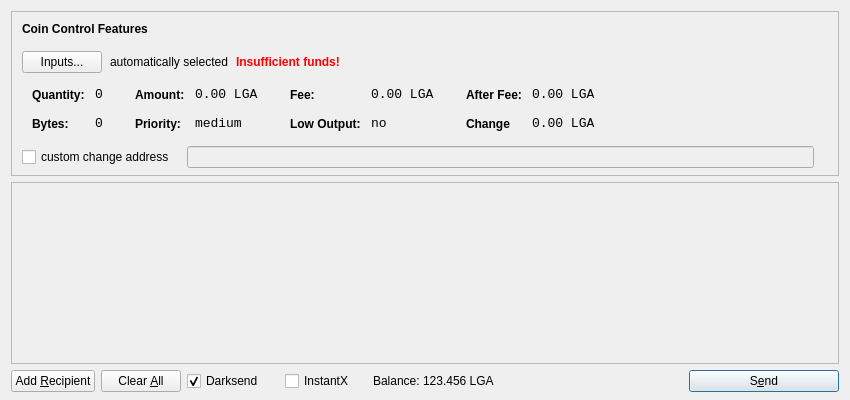
<?xml version="1.0" encoding="UTF-8"?>
<ui version="4.0">
 <class>SendCoinsDialog</class>
 <widget class="QDialog" name="SendCoinsDialog">
  <property name="geometry">
   <rect>
    <x>0</x>
    <y>0</y>
    <width>850</width>
    <height>400</height>
   </rect>
  </property>
  <property name="windowTitle">
   <string>Send Coins</string>
  </property>
  <layout class="QVBoxLayout" name="verticalLayout" stretch="0,1,0">
   <property name="bottomMargin">
    <number>8</number>
   </property>
   <item>
    <widget class="QFrame" name="frameCoinControl">
     <property name="sizePolicy">
      <sizepolicy hsizetype="Expanding" vsizetype="Expanding">
       <horstretch>0</horstretch>
       <verstretch>0</verstretch>
      </sizepolicy>
     </property>
     <property name="maximumSize">
      <size>
       <width>16777215</width>
       <height>16777215</height>
      </size>
     </property>
     <property name="frameShape">
      <enum>QFrame::StyledPanel</enum>
     </property>
     <property name="frameShadow">
      <enum>QFrame::Sunken</enum>
     </property>
     <layout class="QVBoxLayout" name="verticalLayoutCoinControl2">
      <property name="spacing">
       <number>-1</number>
      </property>
      <property name="leftMargin">
       <number>0</number>
      </property>
      <property name="topMargin">
       <number>0</number>
      </property>
      <property name="rightMargin">
       <number>0</number>
      </property>
      <property name="bottomMargin">
       <number>6</number>
      </property>
      <item>
       <layout class="QVBoxLayout" name="verticalLayoutCoinControl" stretch="0,0,0,0,1">
        <property name="spacing">
         <number>0</number>
        </property>
        <property name="leftMargin">
         <number>10</number>
        </property>
        <property name="topMargin">
         <number>10</number>
        </property>
        <item>
         <layout class="QHBoxLayout" name="horizontalLayoutCoinControl1">
          <property name="bottomMargin">
           <number>15</number>
          </property>
          <item>
           <widget class="QLabel" name="labelCoinControlFeatures">
            <property name="sizePolicy">
             <sizepolicy hsizetype="Preferred" vsizetype="Maximum">
              <horstretch>0</horstretch>
              <verstretch>0</verstretch>
             </sizepolicy>
            </property>
            <property name="font">
             <font>
              <weight>75</weight>
              <bold>true</bold>
             </font>
            </property>
            <property name="styleSheet">
             <string notr="true">font-weight:bold;</string>
            </property>
            <property name="text">
             <string>Coin Control Features</string>
            </property>
           </widget>
          </item>
         </layout>
        </item>
        <item>
         <layout class="QHBoxLayout" name="horizontalLayoutCoinControl2" stretch="0,0,0,0">
          <property name="spacing">
           <number>8</number>
          </property>
          <property name="bottomMargin">
           <number>10</number>
          </property>
          <item>
           <widget class="QPushButton" name="pushButtonCoinControl">
            <property name="styleSheet">
             <string notr="true"/>
            </property>
            <property name="text">
             <string>Inputs...</string>
            </property>
           </widget>
          </item>
          <item>
           <widget class="QLabel" name="labelCoinControlAutomaticallySelected">
            <property name="text">
             <string>automatically selected</string>
            </property>
            <property name="margin">
             <number>5</number>
            </property>
           </widget>
          </item>
          <item>
           <widget class="QLabel" name="labelCoinControlInsuffFunds">
            <property name="font">
             <font>
              <weight>75</weight>
              <bold>true</bold>
             </font>
            </property>
            <property name="styleSheet">
             <string notr="true">color:red;font-weight:bold;</string>
            </property>
            <property name="text">
             <string>Insufficient funds!</string>
            </property>
            <property name="margin">
             <number>5</number>
            </property>
           </widget>
          </item>
          <item>
           <spacer name="horizontalSpacerCoinControl">
            <property name="orientation">
             <enum>Qt::Horizontal</enum>
            </property>
            <property name="sizeHint" stdset="0">
             <size>
              <width>40</width>
              <height>1</height>
             </size>
            </property>
           </spacer>
          </item>
         </layout>
        </item>
        <item>
         <widget class="QWidget" name="widgetCoinControl" native="true">
          <property name="sizePolicy">
           <sizepolicy hsizetype="Preferred" vsizetype="Preferred">
            <horstretch>0</horstretch>
            <verstretch>0</verstretch>
           </sizepolicy>
          </property>
          <property name="minimumSize">
           <size>
            <width>0</width>
            <height>0</height>
           </size>
          </property>
          <property name="styleSheet">
           <string notr="true"/>
          </property>
          <layout class="QHBoxLayout" name="horizontalLayoutCoinControl5">
           <property name="margin">
            <number>0</number>
           </property>
           <item>
            <layout class="QHBoxLayout" name="horizontalLayoutCoinControl3" stretch="0,0,0,1">
             <property name="spacing">
              <number>20</number>
             </property>
             <property name="topMargin">
              <number>0</number>
             </property>
             <property name="bottomMargin">
              <number>10</number>
             </property>
             <item>
              <layout class="QFormLayout" name="formLayoutCoinControl1">
               <property name="horizontalSpacing">
                <number>10</number>
               </property>
               <property name="verticalSpacing">
                <number>14</number>
               </property>
               <property name="leftMargin">
                <number>10</number>
               </property>
               <property name="topMargin">
                <number>4</number>
               </property>
               <property name="rightMargin">
                <number>6</number>
               </property>
               <item row="0" column="0">
                <widget class="QLabel" name="labelCoinControlQuantityText">
                 <property name="styleSheet">
                  <string notr="true">font-weight:bold;</string>
                 </property>
                 <property name="text">
                  <string>Quantity:</string>
                 </property>
                 <property name="margin">
                  <number>0</number>
                 </property>
                </widget>
               </item>
               <item row="0" column="1">
                <widget class="QLabel" name="labelCoinControlQuantity">
                 <property name="font">
                  <font>
                   <family>Monospace</family>
                   <pointsize>10</pointsize>
                  </font>
                 </property>
                 <property name="cursor">
                  <cursorShape>IBeamCursor</cursorShape>
                 </property>
                 <property name="contextMenuPolicy">
                  <enum>Qt::ActionsContextMenu</enum>
                 </property>
                 <property name="text">
                  <string>0</string>
                 </property>
                 <property name="margin">
                  <number>0</number>
                 </property>
                 <property name="textInteractionFlags">
                  <set>Qt::LinksAccessibleByMouse|Qt::TextSelectableByKeyboard|Qt::TextSelectableByMouse</set>
                 </property>
                </widget>
               </item>
               <item row="1" column="0">
                <widget class="QLabel" name="labelCoinControlBytesText">
                 <property name="styleSheet">
                  <string notr="true">font-weight:bold;</string>
                 </property>
                 <property name="text">
                  <string>Bytes:</string>
                 </property>
                </widget>
               </item>
               <item row="1" column="1">
                <widget class="QLabel" name="labelCoinControlBytes">
                 <property name="font">
                  <font>
                   <family>Monospace</family>
                   <pointsize>10</pointsize>
                  </font>
                 </property>
                 <property name="cursor">
                  <cursorShape>IBeamCursor</cursorShape>
                 </property>
                 <property name="contextMenuPolicy">
                  <enum>Qt::ActionsContextMenu</enum>
                 </property>
                 <property name="text">
                  <string>0</string>
                 </property>
                 <property name="textInteractionFlags">
                  <set>Qt::LinksAccessibleByMouse|Qt::TextSelectableByKeyboard|Qt::TextSelectableByMouse</set>
                 </property>
                </widget>
               </item>
              </layout>
             </item>
             <item>
              <layout class="QFormLayout" name="formLayoutCoinControl2">
               <property name="horizontalSpacing">
                <number>10</number>
               </property>
               <property name="verticalSpacing">
                <number>14</number>
               </property>
               <property name="leftMargin">
                <number>6</number>
               </property>
               <property name="topMargin">
                <number>4</number>
               </property>
               <property name="rightMargin">
                <number>6</number>
               </property>
               <item row="0" column="0">
                <widget class="QLabel" name="labelCoinControlAmountText">
                 <property name="styleSheet">
                  <string notr="true">font-weight:bold;</string>
                 </property>
                 <property name="text">
                  <string>Amount:</string>
                 </property>
                 <property name="margin">
                  <number>0</number>
                 </property>
                </widget>
               </item>
               <item row="0" column="1">
                <widget class="QLabel" name="labelCoinControlAmount">
                 <property name="font">
                  <font>
                   <family>Monospace</family>
                   <pointsize>10</pointsize>
                  </font>
                 </property>
                 <property name="cursor">
                  <cursorShape>IBeamCursor</cursorShape>
                 </property>
                 <property name="contextMenuPolicy">
                  <enum>Qt::ActionsContextMenu</enum>
                 </property>
                 <property name="text">
                  <string>0.00 LGA</string>
                 </property>
                 <property name="textInteractionFlags">
                  <set>Qt::LinksAccessibleByMouse|Qt::TextSelectableByKeyboard|Qt::TextSelectableByMouse</set>
                 </property>
                </widget>
               </item>
               <item row="1" column="0">
                <widget class="QLabel" name="labelCoinControlPriorityText">
                 <property name="styleSheet">
                  <string notr="true">font-weight:bold;</string>
                 </property>
                 <property name="text">
                  <string>Priority:</string>
                 </property>
                </widget>
               </item>
               <item row="1" column="1">
                <widget class="QLabel" name="labelCoinControlPriority">
                 <property name="font">
                  <font>
                   <family>Monospace</family>
                   <pointsize>10</pointsize>
                  </font>
                 </property>
                 <property name="cursor">
                  <cursorShape>IBeamCursor</cursorShape>
                 </property>
                 <property name="contextMenuPolicy">
                  <enum>Qt::ActionsContextMenu</enum>
                 </property>
                 <property name="text">
                  <string>medium</string>
                 </property>
                 <property name="textInteractionFlags">
                  <set>Qt::LinksAccessibleByMouse|Qt::TextSelectableByKeyboard|Qt::TextSelectableByMouse</set>
                 </property>
                </widget>
               </item>
              </layout>
             </item>
             <item>
              <layout class="QFormLayout" name="formLayoutCoinControl3">
               <property name="horizontalSpacing">
                <number>10</number>
               </property>
               <property name="verticalSpacing">
                <number>14</number>
               </property>
               <property name="leftMargin">
                <number>6</number>
               </property>
               <property name="topMargin">
                <number>4</number>
               </property>
               <property name="rightMargin">
                <number>6</number>
               </property>
               <item row="0" column="0">
                <widget class="QLabel" name="labelCoinControlFeeText">
                 <property name="styleSheet">
                  <string notr="true">font-weight:bold;</string>
                 </property>
                 <property name="text">
                  <string>Fee:</string>
                 </property>
                 <property name="margin">
                  <number>0</number>
                 </property>
                </widget>
               </item>
               <item row="0" column="1">
                <widget class="QLabel" name="labelCoinControlFee">
                 <property name="font">
                  <font>
                   <family>Monospace</family>
                   <pointsize>10</pointsize>
                  </font>
                 </property>
                 <property name="cursor">
                  <cursorShape>IBeamCursor</cursorShape>
                 </property>
                 <property name="contextMenuPolicy">
                  <enum>Qt::ActionsContextMenu</enum>
                 </property>
                 <property name="text">
                  <string>0.00 LGA</string>
                 </property>
                 <property name="textInteractionFlags">
                  <set>Qt::LinksAccessibleByMouse|Qt::TextSelectableByKeyboard|Qt::TextSelectableByMouse</set>
                 </property>
                </widget>
               </item>
               <item row="1" column="0">
                <widget class="QLabel" name="labelCoinControlLowOutputText">
                 <property name="styleSheet">
                  <string notr="true">font-weight:bold;</string>
                 </property>
                 <property name="text">
                  <string>Low Output:</string>
                 </property>
                </widget>
               </item>
               <item row="1" column="1">
                <widget class="QLabel" name="labelCoinControlLowOutput">
                 <property name="font">
                  <font>
                   <family>Monospace</family>
                   <pointsize>10</pointsize>
                  </font>
                 </property>
                 <property name="cursor">
                  <cursorShape>IBeamCursor</cursorShape>
                 </property>
                 <property name="contextMenuPolicy">
                  <enum>Qt::ActionsContextMenu</enum>
                 </property>
                 <property name="text">
                  <string>no</string>
                 </property>
                 <property name="textInteractionFlags">
                  <set>Qt::LinksAccessibleByMouse|Qt::TextSelectableByKeyboard|Qt::TextSelectableByMouse</set>
                 </property>
                </widget>
               </item>
              </layout>
             </item>
             <item>
              <layout class="QFormLayout" name="formLayoutCoinControl4">
               <property name="horizontalSpacing">
                <number>10</number>
               </property>
               <property name="verticalSpacing">
                <number>14</number>
               </property>
               <property name="leftMargin">
                <number>6</number>
               </property>
               <property name="topMargin">
                <number>4</number>
               </property>
               <property name="rightMargin">
                <number>6</number>
               </property>
               <item row="0" column="0">
                <widget class="QLabel" name="labelCoinControlAfterFeeText">
                 <property name="styleSheet">
                  <string notr="true">font-weight:bold;</string>
                 </property>
                 <property name="text">
                  <string>After Fee:</string>
                 </property>
                 <property name="margin">
                  <number>0</number>
                 </property>
                </widget>
               </item>
               <item row="0" column="1">
                <widget class="QLabel" name="labelCoinControlAfterFee">
                 <property name="font">
                  <font>
                   <family>Monospace</family>
                   <pointsize>10</pointsize>
                  </font>
                 </property>
                 <property name="cursor">
                  <cursorShape>IBeamCursor</cursorShape>
                 </property>
                 <property name="contextMenuPolicy">
                  <enum>Qt::ActionsContextMenu</enum>
                 </property>
                 <property name="text">
                  <string>0.00 LGA</string>
                 </property>
                 <property name="textInteractionFlags">
                  <set>Qt::LinksAccessibleByMouse|Qt::TextSelectableByKeyboard|Qt::TextSelectableByMouse</set>
                 </property>
                </widget>
               </item>
               <item row="1" column="0">
                <widget class="QLabel" name="labelCoinControlChangeText">
                 <property name="styleSheet">
                  <string notr="true">font-weight:bold;</string>
                 </property>
                 <property name="text">
                  <string>Change</string>
                 </property>
                </widget>
               </item>
               <item row="1" column="1">
                <widget class="QLabel" name="labelCoinControlChange">
                 <property name="font">
                  <font>
                   <family>Monospace</family>
                   <pointsize>10</pointsize>
                  </font>
                 </property>
                 <property name="cursor">
                  <cursorShape>IBeamCursor</cursorShape>
                 </property>
                 <property name="contextMenuPolicy">
                  <enum>Qt::ActionsContextMenu</enum>
                 </property>
                 <property name="text">
                  <string>0.00 LGA</string>
                 </property>
                 <property name="textInteractionFlags">
                  <set>Qt::LinksAccessibleByMouse|Qt::TextSelectableByKeyboard|Qt::TextSelectableByMouse</set>
                 </property>
                </widget>
               </item>
              </layout>
             </item>
            </layout>
           </item>
          </layout>
         </widget>
        </item>
        <item>
         <layout class="QHBoxLayout" name="horizontalLayoutCoinControl4" stretch="0,0,0">
          <property name="spacing">
           <number>12</number>
          </property>
          <property name="sizeConstraint">
           <enum>QLayout::SetDefaultConstraint</enum>
          </property>
          <property name="topMargin">
           <number>5</number>
          </property>
          <property name="rightMargin">
           <number>5</number>
          </property>
          <item>
           <widget class="QCheckBox" name="checkBoxCoinControlChange">
            <property name="text">
             <string>custom change address</string>
            </property>
           </widget>
          </item>
          <item>
           <widget class="QLineEdit" name="lineEditCoinControlChange">
            <property name="enabled">
             <bool>false</bool>
            </property>
            <property name="sizePolicy">
             <sizepolicy hsizetype="Expanding" vsizetype="Fixed">
              <horstretch>0</horstretch>
              <verstretch>0</verstretch>
             </sizepolicy>
            </property>
           </widget>
          </item>
          <item>
           <widget class="QLabel" name="labelCoinControlChangeLabel">
            <property name="sizePolicy">
             <sizepolicy hsizetype="Preferred" vsizetype="Expanding">
              <horstretch>0</horstretch>
              <verstretch>0</verstretch>
             </sizepolicy>
            </property>
            <property name="minimumSize">
             <size>
              <width>0</width>
              <height>0</height>
             </size>
            </property>
            <property name="text">
             <string/>
            </property>
            <property name="margin">
             <number>3</number>
            </property>
           </widget>
          </item>
         </layout>
        </item>
        <item>
         <spacer name="verticalSpacerCoinControl">
          <property name="orientation">
           <enum>Qt::Vertical</enum>
          </property>
          <property name="sizeHint" stdset="0">
           <size>
            <width>800</width>
            <height>1</height>
           </size>
          </property>
         </spacer>
        </item>
       </layout>
      </item>
     </layout>
    </widget>
   </item>
   <item>
    <widget class="QScrollArea" name="scrollArea">
     <property name="widgetResizable">
      <bool>true</bool>
     </property>
     <widget class="QWidget" name="scrollAreaWidgetContents">
      <property name="geometry">
       <rect>
        <x>0</x>
        <y>0</y>
        <width>830</width>
        <height>165</height>
       </rect>
      </property>
      <layout class="QVBoxLayout" name="verticalLayout_2">
       <property name="margin">
        <number>0</number>
       </property>
       <item>
        <layout class="QVBoxLayout" name="entries">
         <property name="spacing">
          <number>6</number>
         </property>
        </layout>
       </item>
       <item>
        <spacer name="verticalSpacer">
         <property name="orientation">
          <enum>Qt::Vertical</enum>
         </property>
         <property name="sizeHint" stdset="0">
          <size>
           <width>20</width>
           <height>40</height>
          </size>
         </property>
        </spacer>
       </item>
      </layout>
     </widget>
    </widget>
   </item>
   <item>
    <layout class="QHBoxLayout" name="horizontalLayout">
     <item>
      <widget class="QPushButton" name="addButton">
       <property name="toolTip">
        <string>Send to multiple recipients at once</string>
       </property>
       <property name="text">
        <string>Add &amp;Recipient</string>
       </property>
       <property name="autoDefault">
        <bool>false</bool>
       </property>
      </widget>
     </item>
     <item>
      <widget class="QPushButton" name="clearButton">
       <property name="sizePolicy">
        <sizepolicy hsizetype="Minimum" vsizetype="Fixed">
         <horstretch>0</horstretch>
         <verstretch>0</verstretch>
        </sizepolicy>
       </property>
       <property name="toolTip">
        <string>Remove all transaction fields</string>
       </property>
       <property name="text">
        <string>Clear &amp;All</string>
       </property>
       <property name="autoRepeatDelay">
        <number>300</number>
       </property>
       <property name="autoDefault">
        <bool>false</bool>
       </property>
      </widget>
     </item>
     <item>
      <layout class="QHBoxLayout" name="horizontalLayout_2">
       <property name="spacing">
        <number>3</number>
       </property>
        <item>
        <widget class="QCheckBox" name="checkUseDarksend">
         <property name="minimumSize">
          <size>
           <width>95</width>
           <height>0</height>
          </size>
         </property>
         <property name="text">
          <string>Darksend</string>
         </property>
         <property name="checked">
          <bool>true</bool>
         </property>
        </widget>
       </item>
       <item>
        <widget class="QCheckBox" name="checkInstantX">
         <property name="enabled">
          <bool>true</bool>
         </property>
         <property name="minimumSize">
          <size>
           <width>85</width>
           <height>0</height>
          </size>
         </property>
         <property name="text">
          <string>InstantX</string>
         </property>
        </widget>
       </item>
       <item>
        <widget class="QLabel" name="label">
         <property name="sizePolicy">
          <sizepolicy hsizetype="Preferred" vsizetype="Fixed">
           <horstretch>0</horstretch>
           <verstretch>0</verstretch>
          </sizepolicy>
         </property>
         <property name="text">
          <string>Balance:</string>
         </property>
        </widget>
       </item>
       <item>
        <widget class="QLabel" name="labelBalance">
         <property name="sizePolicy">
          <sizepolicy hsizetype="Preferred" vsizetype="Fixed">
           <horstretch>0</horstretch>
           <verstretch>0</verstretch>
          </sizepolicy>
         </property>
         <property name="cursor">
          <cursorShape>IBeamCursor</cursorShape>
         </property>
         <property name="text">
          <string>123.456 LGA</string>
         </property>
         <property name="textInteractionFlags">
          <set>Qt::LinksAccessibleByMouse|Qt::TextSelectableByKeyboard|Qt::TextSelectableByMouse</set>
         </property>
        </widget>
       </item>
      </layout>
     </item>
     <item>
      <spacer name="horizontalSpacer">
       <property name="orientation">
        <enum>Qt::Horizontal</enum>
       </property>
       <property name="sizeHint" stdset="0">
        <size>
         <width>40</width>
         <height>20</height>
        </size>
       </property>
      </spacer>
     </item>
     <item>
      <widget class="QPushButton" name="sendButton">
       <property name="minimumSize">
        <size>
         <width>150</width>
         <height>0</height>
        </size>
       </property>
       <property name="toolTip">
        <string>Confirm the send action</string>
       </property>
       <property name="text">
        <string>S&amp;end</string>
       </property>
       <property name="icon">
        <iconset resource="../bitcoin.qrc">
         <normaloff>:/icons/send</normaloff>:/icons/send</iconset>
       </property>
       <property name="default">
        <bool>true</bool>
       </property>
      </widget>
     </item>
    </layout>
   </item>
  </layout>
 </widget>
 <resources>
  <include location="../bitcoin.qrc"/>
 </resources>
 <connections/>
</ui>
